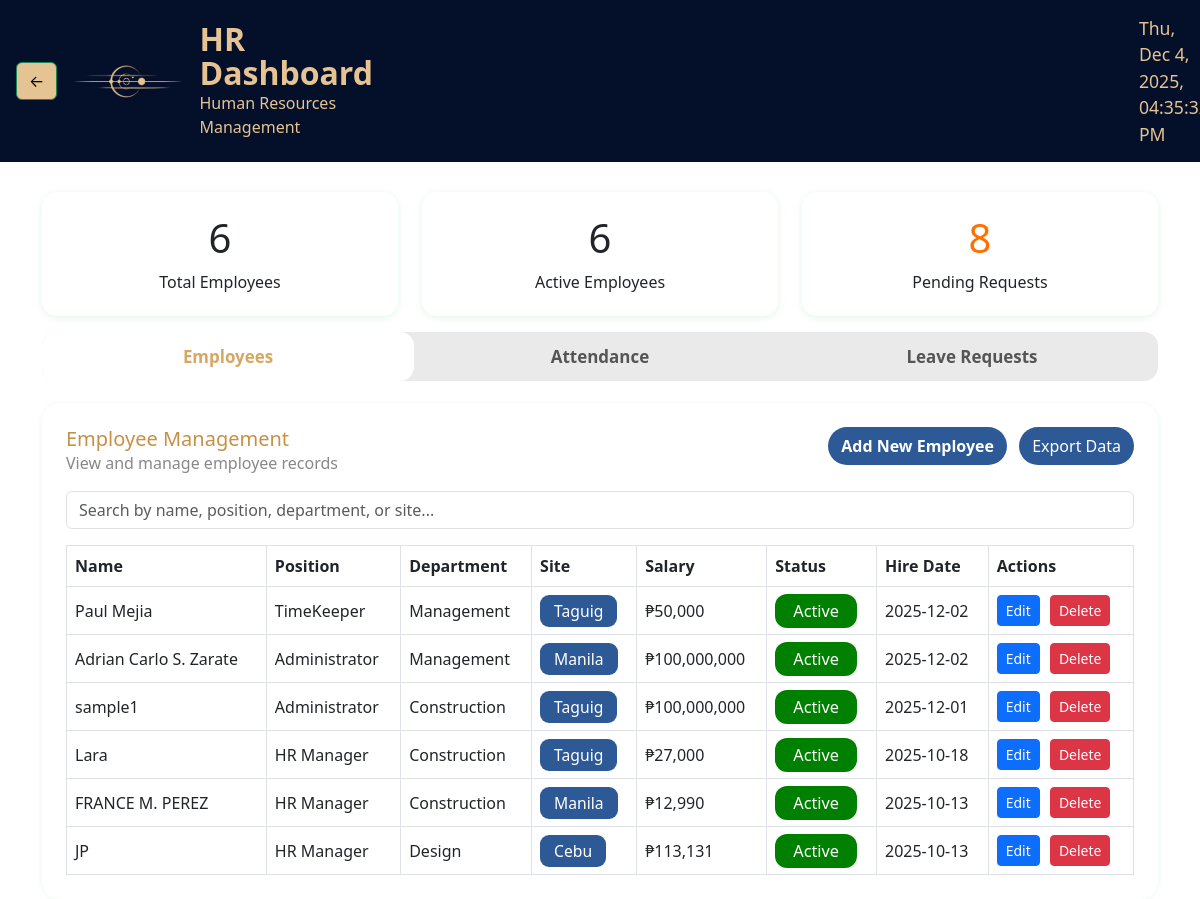
The app's page /Php/hr.php with its own data.
### tables this page shows
CREATE TABLE `employees` (
  `id` int(11) NOT NULL,
  `name` varchar(100) NOT NULL,
  `position` varchar(100) NOT NULL,
  `department` varchar(50) NOT NULL,
  `site` varchar(50) NOT NULL,
  `salary` decimal(10,2) NOT NULL DEFAULT 0.00,
  `status` varchar(20) NOT NULL DEFAULT 'Active',
  `hire_date` date NOT NULL DEFAULT '2000-01-01'
);

### Php/hr.php (the view, shortened to what this page needs)
<?php
$host = "localhost";
$user = "root";
$pass = "";
$dbname = "rocelenrj_db";
$conn = new mysqli($host, $user, $pass, $dbname);
$employees = [];
$res = $conn->query("SELECT * FROM employees ORDER BY id DESC");
while ($row = $res->fetch_assoc()) $employees[] = $row;
$leave_reqs = [];
$sql = "SELECT lr.*, e.name FROM leave_requests lr JOIN employees e ON lr.employee_id = e.id ORDER BY lr.id DESC";
$res3 = $conn->query($sql);
while ($row = $res3->fetch_assoc()) $leave_reqs[] = $row;
$total_emp = count($employees);
$active_emp = 0;
foreach ($employees as $emp) if ($emp['status'] === 'Active') $active_emp++;
$pending_req = 0;
foreach ($leave_reqs as $leave) if ($leave['status'] === 'Pending') $pending_req++;
?>
<!DOCTYPE html>
<html lang="en">
<head>
    <link rel="stylesheet" href="https://cdn.jsdelivr.net/npm/bootstrap@5.3.0/dist/css/bootstrap.min.css">
</head>
<body>
    <div class="topbar mb-4">
        <div class="d-flex align-items-center gap-3">
            <a href="login.php" class="btn btn-success">&larr; </a>
            <img src="../Capstone pics/LOGO3.jpg" class="icon-img" />
            <div>
                <span style="font-size:2rem;font-weight:700;line-height:1;">HR Dashboard</span>
                <div class="label">Human Resources Management</div>
            </div>
       <div id="datetime-indicator" style="font-size:1.1rem;font-weight:500;margin-left:750px;"></div>
        </div>
    </div>
    <div class="container">
        <div class="summary-cards">
            <div class="summary-card"><h1><?= $total_emp ?></h1><span>Total Employees</span></div>
            <div class="summary-card"><h1><?= $active_emp ?></h1><span>Active Employees</span></div>
            <div class="summary-card"><h1 style='color:#ff7000'><?= $pending_req ?></h1><span>Pending Requests</span></div>
        </div>
            <div class="tabs">
                <button class="tab active" onclick="showTab('employees')">Employees</button>
                <button class="tab" onclick="showTab('attendance')">Attendance</button>
                <button class="tab" onclick="showTab('leave')">Leave Requests</button>
            </div>
        <div id="employees" class="section-card tab-content active">
            <div class="d-flex justify-content-between mb-3">
                <div>
                    <h5 class="mb-0">Employee Management</h5>
                    <div style="color:#888;">View and manage employee records</div>
                </div>
                <div>
                    <button class="btn btn-blue me-2" data-bs-toggle="modal" data-bs-target="#addEmployeeModal">Add New Employee</button>
                    <button class="btn btn-outline" onclick="exportEmployeesPDF()">Export Data</button>
                </div>
            </div>
            <input id="searchInput" class="form-control mb-3" placeholder="Search by name, position, department, or site..." />
            <table id="employeesTable" class="table table-bordered align-middle mb-0">
                <thead>
                    <tr>
                        <th>Name</th>
                        <th>Position</th>
                        <th>Department</th>
                        <th>Site</th>
                        <th>Salary</th>
                        <th>Status</th>
                        <th>Hire Date</th>
                        <th>Actions</th>
                    </tr>
                </thead>
                <tbody>
                <?php foreach ($employees as $emp): ?>
                    <tr>
                        <td><?= htmlspecialchars($emp['name']) ?></td>
                        <td><?= htmlspecialchars($emp['position']) ?></td>
                        <td><?= htmlspecialchars($emp['department']) ?></td>
                        <td><span class="badge-site"><?= htmlspecialchars($emp['site']) ?></span></td>
                        <td>₱<?= number_format($emp['salary'], 0) ?></td>
                        <td>
                            <?php if ($emp['status'] == 'Active'): ?>
                                <span class="badge-status">Active</span>
                            <?php else: ?>
                                <span class="badge-status" style="background:#ededf0;color:#222;"><?= htmlspecialchars($emp['status']) ?></span>
                            <?php endif; ?>
                        </td>
                        <td><?= htmlspecialchars($emp['hire_date']) ?></td>
                        <td>
                            <button
                                class="btn btn-sm btn-primary"
                                onclick='openEditModal(
                                    <?= (int)$emp["id"] ?>,
                                    <?= json_encode($emp["name"]) ?>,
                                    <?= json_encode($emp["position"]) ?>,
                                    <?= json_encode($emp["department"]) ?>,
                                    <?= json_encode($emp["site"]) ?>,
                                    <?= json_encode($emp["salary"]) ?>,
                                    <?= json_encode($emp["status"]) ?>,
                                    <?= json_encode($emp["hire_date"]) ?>
                                )'
                            > Edit
                            </button>
                            <form method="POST" style="display:inline-block;margin-left:6px;" onsubmit="return confirm('Delete this employee and all related records?');">
                                <button type="submit" class="btn btn-sm btn-danger">Delete</button>
                            </form>
                        </td>
                    </tr>
                <?php endforeach ?>
                </tbody>
            </table>
        </div>
    </div>
</body>
</html>

### Php/hr.php (style rules this page uses)
body { background: #fff; }
.topbar { background: #040f2a; color: #e5c392; padding: 15px 16px; display:flex; align-items:center; justify-content:space-between; }
.topbar img, .topbar .icon-img { height:40px; }
.summary-cards { display:flex; gap:24px; justify-content:center; margin:30px 0 16px; }
.summary-card { flex:1; background:#fff; border-radius:15px; box-shadow: 0 2px 8px rgba(7,163,60,0.10); padding:22px 0; text-align:center; }
.tabs { display:flex; align-items:center; background:#ebeaea; border-radius:14px; margin-bottom:14px; }
.tab { flex:1; padding:12px 10px; text-align:center; border:none; background:none; font-size:1.06rem; font-weight:600; color:#555; border-radius:14px; }
.tab.active { background:#fff; color:#d7a662ff; }
.section-card { background:#fff; color: #c69046ff; border-radius:18px; padding:24px; margin-top:22px; box-shadow:0 1px 6px rgba(7,163,60,0.08); }
.badge-site { background:#2d5996ff; color:#fff; font-size:.98rem; padding:5px 14px; border-radius:9px; }
.badge-status { padding:6px 18px; font-size:1.02rem; border-radius:12px; background:green; color:#fff; }
.btn-blue { background:#2d5996ff; color:#fff; font-weight:600; border-radius:22px; }
.btn-outline { color:#fff; background:#2d5996ff; border-radius:22px; }
.btn-success { color:black; background:#e5c392; }

### records on screen
employees: name "Paul Mejia", position "TimeKeeper", department "Management", site "Taguig", salary "50,000", status "Active", hire_date "2025-12-02"
employees: name "Adrian Carlo S. Zarate", position "Administrator", department "Management", site "Manila", salary "100,000,000", status "Active", hire_date "2025-12-02"
employees: name "sample1", position "Administrator", department "Construction", site "Taguig", salary "100,000,000", status "Active", hire_date "2025-12-01"
employees: name "Lara", position "HR Manager", department "Construction", site "Taguig", salary "27,000", status "Active", hire_date "2025-10-18"
employees: name "FRANCE M. PEREZ", position "HR Manager", department "Construction", site "Manila", salary "12,990", status "Active", hire_date "2025-10-13"
employees: name "JP", position "HR Manager", department "Design", site "Cebu", salary "113,131", status "Active", hire_date "2025-10-13"

### other values on screen
$total_emp "6"
$active_emp "6"
$pending_req "8"
